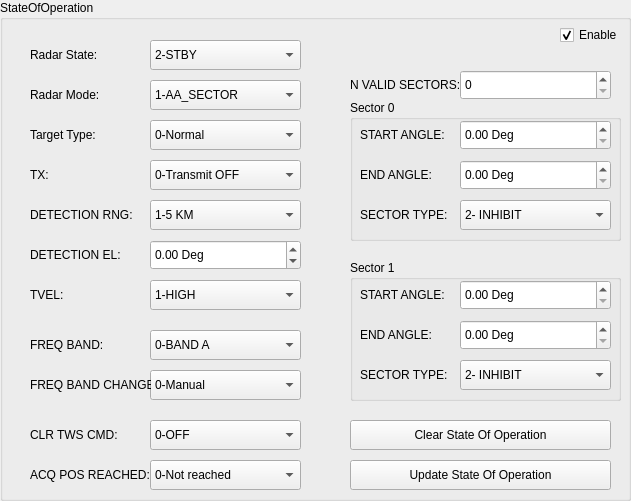
       <widget class="QGroupBox" name="gbStateOfOperatn">
        <property name="geometry">
         <rect>
          <x>50</x>
          <y>10</y>
          <width>631</width>
          <height>501</height>
         </rect>
        </property>
        <property name="font">
         <font>
          <pointsize>9</pointsize>
         </font>
        </property>
        <property name="title">
         <string>StateOfOperation</string>
        </property>
        <widget class="QComboBox" name="cbStateOfOperRdrState">
         <property name="enabled">
          <bool>true</bool>
         </property>
         <property name="geometry">
          <rect>
           <x>150</x>
           <y>40</y>
           <width>151</width>
           <height>30</height>
          </rect>
         </property>
         <property name="font">
          <font>
           <pointsize>9</pointsize>
          </font>
         </property>
         <property name="currentIndex">
          <number>0</number>
         </property>
         <item>
          <property name="text">
           <string>2-STBY</string>
          </property>
         </item>
         <item>
          <property name="text">
           <string>4-OPERATE</string>
          </property>
         </item>
         <item>
          <property name="text">
           <string>3-MAINTAINANCE</string>
          </property>
         </item>
         <item>
          <property name="text">
           <string>8-IBIT</string>
          </property>
         </item>
        </widget>
        <widget class="QLabel" name="lblStateOfOperRdrMode">
         <property name="geometry">
          <rect>
           <x>30</x>
           <y>80</y>
           <width>80</width>
           <height>30</height>
          </rect>
         </property>
         <property name="font">
          <font>
           <pointsize>9</pointsize>
          </font>
         </property>
         <property name="text">
          <string>Radar Mode:</string>
         </property>
        </widget>
        <widget class="QComboBox" name="cbStateOfOperTvel">
         <property name="geometry">
          <rect>
           <x>150</x>
           <y>280</y>
           <width>151</width>
           <height>30</height>
          </rect>
         </property>
         <property name="font">
          <font>
           <pointsize>9</pointsize>
          </font>
         </property>
         <property name="currentIndex">
          <number>0</number>
         </property>
         <item>
          <property name="text">
           <string>1-HIGH</string>
          </property>
         </item>
         <item>
          <property name="text">
           <string>0-LOW</string>
          </property>
         </item>
        </widget>
        <widget class="QLabel" name="lblStateOfOperTvel">
         <property name="geometry">
          <rect>
           <x>30</x>
           <y>280</y>
           <width>91</width>
           <height>30</height>
          </rect>
         </property>
         <property name="font">
          <font>
           <pointsize>9</pointsize>
          </font>
         </property>
         <property name="text">
          <string>TVEL:</string>
         </property>
        </widget>
        <widget class="QDoubleSpinBox" name="sbStateOfOperDetectEl">
         <property name="geometry">
          <rect>
           <x>150</x>
           <y>240</y>
           <width>151</width>
           <height>30</height>
          </rect>
         </property>
         <property name="font">
          <font>
           <pointsize>9</pointsize>
          </font>
         </property>
         <property name="suffix">
          <string> Deg</string>
         </property>
         <property name="minimum">
          <double>-4000000.000000000000000</double>
         </property>
         <property name="maximum">
          <double>90000000.000000000000000</double>
         </property>
        </widget>
        <widget class="QLabel" name="lblStateOfOperTargetType">
         <property name="geometry">
          <rect>
           <x>30</x>
           <y>120</y>
           <width>80</width>
           <height>30</height>
          </rect>
         </property>
         <property name="font">
          <font>
           <pointsize>9</pointsize>
          </font>
         </property>
         <property name="text">
          <string>Target Type:</string>
         </property>
        </widget>
        <widget class="QComboBox" name="cbStateOfOperTx">
         <property name="geometry">
          <rect>
           <x>150</x>
           <y>160</y>
           <width>151</width>
           <height>30</height>
          </rect>
         </property>
         <property name="font">
          <font>
           <pointsize>9</pointsize>
          </font>
         </property>
         <property name="currentIndex">
          <number>0</number>
         </property>
         <item>
          <property name="text">
           <string>0-Transmit OFF</string>
          </property>
         </item>
         <item>
          <property name="text">
           <string>1-Transmit ON</string>
          </property>
         </item>
        </widget>
        <widget class="QLabel" name="lblStateOfOperTx">
         <property name="geometry">
          <rect>
           <x>30</x>
           <y>160</y>
           <width>80</width>
           <height>30</height>
          </rect>
         </property>
         <property name="font">
          <font>
           <pointsize>9</pointsize>
          </font>
         </property>
         <property name="text">
          <string>TX:</string>
         </property>
        </widget>
        <widget class="QLabel" name="lblStateOfOperDetectRng">
         <property name="geometry">
          <rect>
           <x>30</x>
           <y>200</y>
           <width>111</width>
           <height>30</height>
          </rect>
         </property>
         <property name="font">
          <font>
           <pointsize>9</pointsize>
          </font>
         </property>
         <property name="text">
          <string>DETECTION RNG:</string>
         </property>
        </widget>
        <widget class="QLabel" name="lblStateOfOperDetectEl">
         <property name="geometry">
          <rect>
           <x>30</x>
           <y>240</y>
           <width>91</width>
           <height>30</height>
          </rect>
         </property>
         <property name="font">
          <font>
           <pointsize>9</pointsize>
          </font>
         </property>
         <property name="text">
          <string>DETECTION EL:</string>
         </property>
        </widget>
        <widget class="QLabel" name="lblStateOfOperRdrState">
         <property name="geometry">
          <rect>
           <x>30</x>
           <y>40</y>
           <width>80</width>
           <height>30</height>
          </rect>
         </property>
         <property name="font">
          <font>
           <pointsize>9</pointsize>
          </font>
         </property>
         <property name="text">
          <string>Radar State:</string>
         </property>
        </widget>
        <widget class="QComboBox" name="cbStateOfOperDetectRng">
         <property name="geometry">
          <rect>
           <x>150</x>
           <y>200</y>
           <width>151</width>
           <height>30</height>
          </rect>
         </property>
         <property name="font">
          <font>
           <pointsize>9</pointsize>
          </font>
         </property>
         <property name="currentIndex">
          <number>0</number>
         </property>
         <item>
          <property name="text">
           <string>1-5 KM</string>
          </property>
         </item>
         <item>
          <property name="text">
           <string>2-10 KM</string>
          </property>
         </item>
         <item>
          <property name="text">
           <string>3-30 KM</string>
          </property>
         </item>
         <item>
          <property name="text">
           <string>4-40 KM</string>
          </property>
         </item>
        </widget>
        <widget class="QComboBox" name="cbStateOfOperRdrFreqBandChange">
         <property name="geometry">
          <rect>
           <x>150</x>
           <y>370</y>
           <width>151</width>
           <height>30</height>
          </rect>
         </property>
         <property name="font">
          <font>
           <pointsize>9</pointsize>
          </font>
         </property>
         <property name="currentIndex">
          <number>0</number>
         </property>
         <item>
          <property name="text">
           <string>0-Manual</string>
          </property>
         </item>
         <item>
          <property name="text">
           <string>1-Automatic</string>
          </property>
         </item>
        </widget>
        <widget class="QLabel" name="lblStateOfOperRdrMode_13">
         <property name="geometry">
          <rect>
           <x>30</x>
           <y>460</y>
           <width>131</width>
           <height>30</height>
          </rect>
         </property>
         <property name="font">
          <font>
           <pointsize>9</pointsize>
          </font>
         </property>
         <property name="text">
          <string>ACQ POS REACHED:</string>
         </property>
        </widget>
        <widget class="QComboBox" name="cbStateOfOperFreqBand">
         <property name="geometry">
          <rect>
           <x>150</x>
           <y>330</y>
           <width>151</width>
           <height>30</height>
          </rect>
         </property>
         <property name="font">
          <font>
           <pointsize>9</pointsize>
          </font>
         </property>
         <property name="currentIndex">
          <number>0</number>
         </property>
         <item>
          <property name="text">
           <string>0-BAND A</string>
          </property>
         </item>
         <item>
          <property name="text">
           <string>1-BAND B</string>
          </property>
         </item>
         <item>
          <property name="text">
           <string>2-BAND C</string>
          </property>
         </item>
         <item>
          <property name="text">
           <string>3-BAND D</string>
          </property>
         </item>
         <item>
          <property name="text">
           <string>4-BAND E</string>
          </property>
         </item>
         <item>
          <property name="text">
           <string>5-BAND F</string>
          </property>
         </item>
        </widget>
        <widget class="QComboBox" name="cbStateOfOperTargetType">
         <property name="geometry">
          <rect>
           <x>150</x>
           <y>120</y>
           <width>151</width>
           <height>30</height>
          </rect>
         </property>
         <property name="font">
          <font>
           <pointsize>9</pointsize>
          </font>
         </property>
         <property name="currentIndex">
          <number>0</number>
         </property>
         <item>
          <property name="text">
           <string>0-Normal</string>
          </property>
         </item>
         <item>
          <property name="text">
           <string>1-Test Target</string>
          </property>
         </item>
         <item>
          <property name="text">
           <string>2-Repeater</string>
          </property>
         </item>
        </widget>
        <widget class="QSpinBox" name="sbStateOfOperRdrnValidSector">
         <property name="geometry">
          <rect>
           <x>460</x>
           <y>70</y>
           <width>151</width>
           <height>30</height>
          </rect>
         </property>
         <property name="font">
          <font>
           <pointsize>9</pointsize>
          </font>
         </property>
        </widget>
        <widget class="QComboBox" name="cbStateOfOperRdrAcqPos">
         <property name="geometry">
          <rect>
           <x>150</x>
           <y>460</y>
           <width>151</width>
           <height>30</height>
          </rect>
         </property>
         <property name="font">
          <font>
           <pointsize>9</pointsize>
          </font>
         </property>
         <property name="currentIndex">
          <number>0</number>
         </property>
         <item>
          <property name="text">
           <string>0-Not reached</string>
          </property>
         </item>
         <item>
          <property name="text">
           <string>1-Az only reached</string>
          </property>
         </item>
         <item>
          <property name="text">
           <string>2-EL only reached</string>
          </property>
         </item>
         <item>
          <property name="text">
           <string>3-Az and El reached</string>
          </property>
         </item>
        </widget>
        <widget class="QLabel" name="lblStateOfOperFreqBand">
         <property name="geometry">
          <rect>
           <x>30</x>
           <y>330</y>
           <width>81</width>
           <height>30</height>
          </rect>
         </property>
         <property name="font">
          <font>
           <pointsize>9</pointsize>
          </font>
         </property>
         <property name="text">
          <string>FREQ BAND:</string>
         </property>
        </widget>
        <widget class="QComboBox" name="cbStateOfOperRdrMode">
         <property name="geometry">
          <rect>
           <x>150</x>
           <y>80</y>
           <width>151</width>
           <height>30</height>
          </rect>
         </property>
         <property name="font">
          <font>
           <pointsize>9</pointsize>
          </font>
         </property>
         <property name="currentIndex">
          <number>0</number>
         </property>
         <item>
          <property name="text">
           <string>1-AA_SECTOR</string>
          </property>
         </item>
         <item>
          <property name="text">
           <string>2-AA_360</string>
          </property>
         </item>
         <item>
          <property name="text">
           <string>3-AA_MANUAL</string>
          </property>
         </item>
         <item>
          <property name="text">
           <string>4-AA_STT_INT</string>
          </property>
         </item>
         <item>
          <property name="text">
           <string>7-AA_STT_EXT</string>
          </property>
         </item>
         <item>
          <property name="text">
           <string>8-AA_STT_EXT_RST</string>
          </property>
         </item>
        </widget>
        <widget class="QLabel" name="lblStateOfOperRdrMode_9">
         <property name="geometry">
          <rect>
           <x>350</x>
           <y>70</y>
           <width>111</width>
           <height>30</height>
          </rect>
         </property>
         <property name="font">
          <font>
           <pointsize>9</pointsize>
          </font>
         </property>
         <property name="text">
          <string>N VALID SECTORS:</string>
         </property>
        </widget>
        <widget class="QLabel" name="lblStateOfOperRdrMode_8">
         <property name="geometry">
          <rect>
           <x>30</x>
           <y>370</y>
           <width>121</width>
           <height>30</height>
          </rect>
         </property>
         <property name="font">
          <font>
           <pointsize>9</pointsize>
          </font>
         </property>
         <property name="text">
          <string>FREQ BAND CHANGE:</string>
         </property>
        </widget>
        <widget class="QPushButton" name="pbUpdateStateOfOperatn">
         <property name="geometry">
          <rect>
           <x>350</x>
           <y>460</y>
           <width>261</width>
           <height>30</height>
          </rect>
         </property>
         <property name="font">
          <font>
           <pointsize>9</pointsize>
          </font>
         </property>
         <property name="text">
          <string>Update State Of Operation</string>
         </property>
        </widget>
        <widget class="QLabel" name="lblStateOfOperRdrMode_14">
         <property name="geometry">
          <rect>
           <x>30</x>
           <y>420</y>
           <width>131</width>
           <height>30</height>
          </rect>
         </property>
         <property name="font">
          <font>
           <pointsize>9</pointsize>
          </font>
         </property>
         <property name="text">
          <string>CLR TWS CMD:</string>
         </property>
        </widget>
        <widget class="QComboBox" name="cbStateOfOperRdrClrTwsCmd">
         <property name="geometry">
          <rect>
           <x>150</x>
           <y>420</y>
           <width>151</width>
           <height>30</height>
          </rect>
         </property>
         <property name="font">
          <font>
           <pointsize>9</pointsize>
          </font>
         </property>
         <property name="currentIndex">
          <number>0</number>
         </property>
         <item>
          <property name="text">
           <string>0-OFF</string>
          </property>
         </item>
         <item>
          <property name="text">
           <string>1-ON</string>
          </property>
         </item>
        </widget>
        <widget class="QGroupBox" name="groupBox_7">
         <property name="geometry">
          <rect>
           <x>350</x>
           <y>100</y>
           <width>271</width>
           <height>141</height>
          </rect>
         </property>
         <property name="font">
          <font>
           <pointsize>9</pointsize>
          </font>
         </property>
         <property name="title">
          <string>Sector 0</string>
         </property>
         <widget class="QDoubleSpinBox" name="sbStateOfOperRdrStartAngSec0">
          <property name="geometry">
           <rect>
            <x>110</x>
            <y>20</y>
            <width>151</width>
            <height>30</height>
           </rect>
          </property>
          <property name="font">
           <font>
            <pointsize>9</pointsize>
           </font>
          </property>
          <property name="suffix">
           <string> Deg</string>
          </property>
          <property name="maximum">
           <double>99999999999.000000000000000</double>
          </property>
         </widget>
         <widget class="QLabel" name="lblStateOfOperRdrMode_10">
          <property name="geometry">
           <rect>
            <x>10</x>
            <y>20</y>
            <width>131</width>
            <height>30</height>
           </rect>
          </property>
          <property name="font">
           <font>
            <pointsize>9</pointsize>
           </font>
          </property>
          <property name="text">
           <string>START ANGLE:</string>
          </property>
         </widget>
         <widget class="QDoubleSpinBox" name="sbStateOfOperRdrEndAngSec0">
          <property name="geometry">
           <rect>
            <x>110</x>
            <y>60</y>
            <width>151</width>
            <height>30</height>
           </rect>
          </property>
          <property name="font">
           <font>
            <pointsize>9</pointsize>
           </font>
          </property>
          <property name="suffix">
           <string> Deg</string>
          </property>
          <property name="maximum">
           <double>99999999999.000000000000000</double>
          </property>
         </widget>
         <widget class="QLabel" name="lblStateOfOperRdrMode_12">
          <property name="geometry">
           <rect>
            <x>10</x>
            <y>100</y>
            <width>131</width>
            <height>30</height>
           </rect>
          </property>
          <property name="font">
           <font>
            <pointsize>9</pointsize>
           </font>
          </property>
          <property name="text">
           <string>SECTOR TYPE:</string>
          </property>
         </widget>
         <widget class="QComboBox" name="cbStateOfOperRdrSectorTypeSec0">
          <property name="geometry">
           <rect>
            <x>110</x>
            <y>100</y>
            <width>151</width>
            <height>30</height>
           </rect>
          </property>
          <property name="font">
           <font>
            <pointsize>9</pointsize>
           </font>
          </property>
          <property name="currentIndex">
           <number>0</number>
          </property>
          <item>
           <property name="text">
            <string>2- INHIBIT</string>
           </property>
          </item>
         </widget>
         <widget class="QLabel" name="lblStateOfOperRdrMode_11">
          <property name="geometry">
           <rect>
            <x>10</x>
            <y>60</y>
            <width>131</width>
            <height>30</height>
           </rect>
          </property>
          <property name="font">
           <font>
            <pointsize>9</pointsize>
           </font>
          </property>
          <property name="text">
           <string>END ANGLE:</string>
          </property>
         </widget>
        </widget>
        <widget class="QGroupBox" name="groupBox_8">
         <property name="geometry">
          <rect>
           <x>350</x>
           <y>260</y>
           <width>271</width>
           <height>141</height>
          </rect>
         </property>
         <property name="font">
          <font>
           <pointsize>9</pointsize>
          </font>
         </property>
         <property name="title">
          <string>Sector 1</string>
         </property>
         <widget class="QDoubleSpinBox" name="sbStateOfOperRdrStartAngSec1">
          <property name="geometry">
           <rect>
            <x>110</x>
            <y>20</y>
            <width>151</width>
            <height>30</height>
           </rect>
          </property>
          <property name="font">
           <font>
            <pointsize>9</pointsize>
           </font>
          </property>
          <property name="suffix">
           <string> Deg</string>
          </property>
          <property name="maximum">
           <double>99999999999.000000000000000</double>
          </property>
         </widget>
         <widget class="QLabel" name="lblStateOfOperRdrMode_22">
          <property name="geometry">
           <rect>
            <x>10</x>
            <y>20</y>
            <width>131</width>
            <height>30</height>
           </rect>
          </property>
          <property name="font">
           <font>
            <pointsize>9</pointsize>
           </font>
          </property>
          <property name="text">
           <string>START ANGLE:</string>
          </property>
         </widget>
         <widget class="QDoubleSpinBox" name="sbStateOfOperRdrEndAngSec1">
          <property name="geometry">
           <rect>
            <x>110</x>
            <y>60</y>
            <width>151</width>
            <height>30</height>
           </rect>
          </property>
          <property name="font">
           <font>
            <pointsize>9</pointsize>
           </font>
          </property>
          <property name="suffix">
           <string> Deg</string>
          </property>
          <property name="maximum">
           <double>99999999999.000000000000000</double>
          </property>
         </widget>
         <widget class="QLabel" name="lblStateOfOperRdrMode_23">
          <property name="geometry">
           <rect>
            <x>10</x>
            <y>100</y>
            <width>131</width>
            <height>30</height>
           </rect>
          </property>
          <property name="font">
           <font>
            <pointsize>9</pointsize>
           </font>
          </property>
          <property name="text">
           <string>SECTOR TYPE:</string>
          </property>
         </widget>
         <widget class="QComboBox" name="cbStateOfOperRdrSectorTypeSec1">
          <property name="geometry">
           <rect>
            <x>110</x>
            <y>100</y>
            <width>151</width>
            <height>30</height>
           </rect>
          </property>
          <property name="font">
           <font>
            <pointsize>9</pointsize>
           </font>
          </property>
          <property name="currentIndex">
           <number>0</number>
          </property>
          <item>
           <property name="text">
            <string>2- INHIBIT</string>
           </property>
          </item>
         </widget>
         <widget class="QLabel" name="lblStateOfOperRdrMode_24">
          <property name="geometry">
           <rect>
            <x>10</x>
            <y>60</y>
            <width>131</width>
            <height>30</height>
           </rect>
          </property>
          <property name="font">
           <font>
            <pointsize>9</pointsize>
           </font>
          </property>
          <property name="text">
           <string>END ANGLE:</string>
          </property>
         </widget>
        </widget>
        <widget class="QCheckBox" name="chbEnableStateOfOperatn">
         <property name="geometry">
          <rect>
           <x>560</x>
           <y>20</y>
           <width>70</width>
           <height>30</height>
          </rect>
         </property>
         <property name="font">
          <font>
           <pointsize>9</pointsize>
          </font>
         </property>
         <property name="text">
          <string>Enable</string>
         </property>
         <property name="checked">
          <bool>true</bool>
         </property>
        </widget>
        <widget class="QPushButton" name="pbClearStateofOperation">
         <property name="geometry">
          <rect>
           <x>350</x>
           <y>420</y>
           <width>261</width>
           <height>30</height>
          </rect>
         </property>
         <property name="font">
          <font>
           <pointsize>9</pointsize>
          </font>
         </property>
         <property name="text">
          <string>Clear State Of Operation</string>
         </property>
        </widget>
       </widget>
